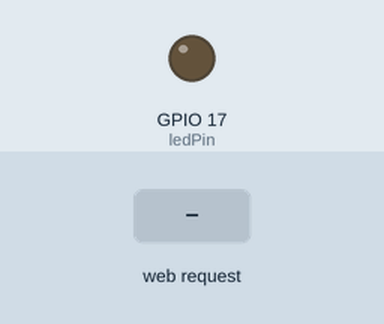
Bench run of a sketch on a simulated ESP32. Shown: output pins drawn as LEDs (lit = HIGH). Dashed ring = blinking. The inputs (shaded band) are chosen by the test bench. WiFi joins after 1.5 s; servers stay silent unless stated; what the sketch prints to the serial monitor is not drawn.

Above: at 2.7 s.
2.8 s: HTTP request GET /blink received
At 3.2 s:
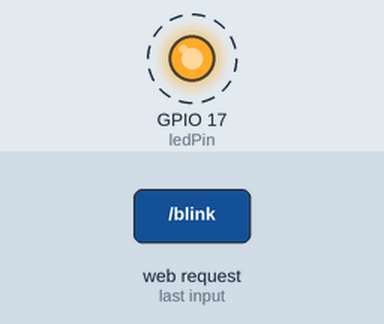
5.8 s: HTTP request GET /brightness?val=120 received
8.8 s: HTTP request GET /on received
At 9.6 s:
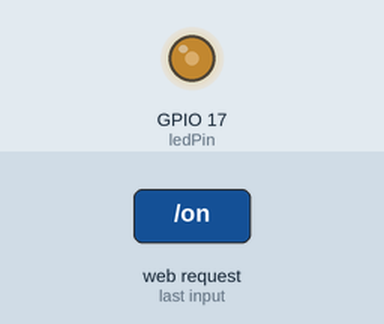
10.3 s: HTTP request GET /off received
At 10.7 s:
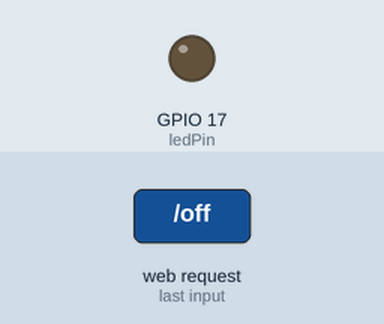
Timing chart, 0 to 12.8 s (numbered marks = the images above; inputs shaded):
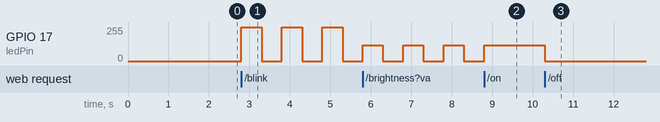

The sketch:

LEDwebpage.ino
```cpp
#include <WiFi.h>
#include <WebServer.h>

// Wi-Fi credentials
const char* ssid     = "njuguna";
const char* password = "398#Pita";

WebServer server(80);

const int ledPin = 17;
bool ledState = false;
bool blinkMode = false;
int brightness = 255;  // 0–255

// Generate HTML page
String getHTML() {
  String html = "<!DOCTYPE html><html>";
  html += "<head><meta name='viewport' content='width=device-width, initial-scale=1'>";
  html += "<style>body{font-family:Arial;text-align:center;} button{padding:15px;font-size:18px;margin:5px;} input{width:80%;}</style>";
  html += "<script>function updateBrightness(val){fetch('/brightness?val='+val);}</script>";
  html += "</head><body>";
  html += "<h1>ESP32 LED Control</h1>";

  html += ledState ? "<p>LED is <b>ON</b></p>" : "<p>LED is <b>OFF</b></p>";
  if (blinkMode) html += "<p><b>BLINK MODE ACTIVE</b></p>";

  html += "<a href='/on'><button style='background:green;color:white;'>ON</button></a>";
  html += "<a href='/off'><button style='background:red;color:white;'>OFF</button></a>";
  html += "<a href='/blink'><button style='background:blue;color:white;'>BLINK</button></a>";

  html += "<p>Brightness</p>";
  html += "<input type='range' min='0' max='255' value='" + String(brightness) + "' oninput='updateBrightness(this.value)'>";

  html += "</body></html>";
  return html;
}

void handleRoot() { server.send(200, "text/html", getHTML()); }

void handleOn() {
  blinkMode = false;
  ledState = true;
  analogWrite(ledPin, brightness);
  server.send(200, "text/html", getHTML());
}

void handleOff() {
  blinkMode = false;
  ledState = false;
  digitalWrite(ledPin, LOW);
  server.send(200, "text/html", getHTML());
}

void handleBlink() {
  blinkMode = !blinkMode;  // toggle blink
  server.send(200, "text/html", getHTML());
}

void handleBrightness() {
  if (server.hasArg("val")) {
    brightness = server.arg("val").toInt();
    if (ledState && !blinkMode) {
      analogWrite(ledPin, brightness);
    }
  }
  server.send(200, "text/plain", "OK");
}

void setup() {
  Serial.begin(115200);
  pinMode(ledPin, OUTPUT);
  digitalWrite(ledPin, LOW);

  WiFi.begin(ssid, password);
  Serial.print("Connecting to Wi-Fi");
  while (WiFi.status() != WL_CONNECTED) {
    delay(500);
    Serial.print(".");
  }
  Serial.println("\nConnected!");
  Serial.print("ESP32 IP Address: ");
  Serial.println(WiFi.localIP());

  server.on("/", handleRoot);
  server.on("/on", handleOn);
  server.on("/off", handleOff);
  server.on("/blink", handleBlink);
  server.on("/brightness", handleBrightness);

  server.begin();
}

void loop() {
  server.handleClient();

  if (blinkMode) {
    analogWrite(ledPin, brightness);  // LED ON
    delay(500);
    analogWrite(ledPin, 0);           // LED OFF
    delay(500);
  }
}
```

Measured:
- after the input at 2.8 s, GPIO 17 (ledPin): alternates 255/255 for 0.50 s and 0/255 for 0.50 s, starting at once
- after the input at 8.8 s, GPIO 17 (ledPin): goes on until 8.8 s, then stays 120/255
- after the input at 10.3 s, GPIO 17 (ledPin): 120/255 → 0/255 at once
